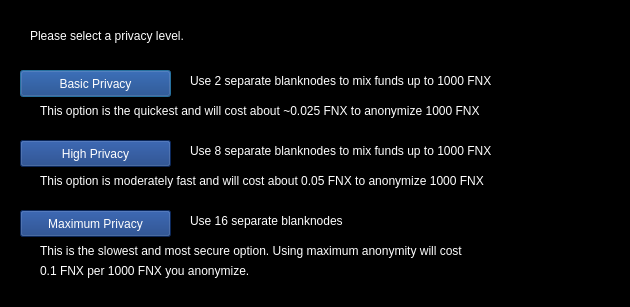
<?xml version="1.0" encoding="UTF-8"?>
<ui version="4.0">
 <class>ZerosendConfig</class>
 <widget class="QDialog" name="ZerosendConfig">
  <property name="geometry">
   <rect>
    <x>0</x>
    <y>0</y>
    <width>630</width>
    <height>307</height>
   </rect>
  </property>
  <property name="windowTitle">
   <string>Configure Zerosend</string>
  </property>
  <property name="styleSheet">
   <string notr="true">color: rgb(255, 255, 255);
background-color: rgb(0, 0, 0);
alternate-background-color: rgb(0, 0, 0);</string>
  </property>
  <widget class="QPushButton" name="buttonBasic">
   <property name="geometry">
    <rect>
     <x>20</x>
     <y>70</y>
     <width>151</width>
     <height>27</height>
    </rect>
   </property>
   <property name="styleSheet">
    <string notr="true">color: rgb(255, 255, 255);
background-color: rgb(15,55,126);
alternate-background-color: rgb(15,55,126);</string>
   </property>
   <property name="text">
    <string>Basic Privacy</string>
   </property>
  </widget>
  <widget class="QPushButton" name="buttonHigh">
   <property name="geometry">
    <rect>
     <x>20</x>
     <y>140</y>
     <width>151</width>
     <height>27</height>
    </rect>
   </property>
   <property name="styleSheet">
    <string notr="true">color: rgb(255, 255, 255);
background-color: rgb(15,55,126);
alternate-background-color: rgb(15,55,126);</string>
   </property>
   <property name="text">
    <string>High Privacy</string>
   </property>
  </widget>
  <widget class="QPushButton" name="buttonMax">
   <property name="geometry">
    <rect>
     <x>20</x>
     <y>210</y>
     <width>151</width>
     <height>27</height>
    </rect>
   </property>
   <property name="styleSheet">
    <string notr="true">color: rgb(255, 255, 255);
background-color: rgb(15,55,126);
alternate-background-color: rgb(15,55,126);</string>
   </property>
   <property name="text">
    <string>Maximum Privacy</string>
   </property>
  </widget>
  <widget class="QLabel" name="label">
   <property name="geometry">
    <rect>
     <x>30</x>
     <y>20</y>
     <width>571</width>
     <height>31</height>
    </rect>
   </property>
   <property name="text">
    <string>Please select a privacy level.</string>
   </property>
  </widget>
  <widget class="QLabel" name="label_2">
   <property name="geometry">
    <rect>
     <x>190</x>
     <y>70</y>
     <width>421</width>
     <height>21</height>
    </rect>
   </property>
   <property name="text">
    <string>Use 2 separate blanknodes to mix funds up to 1000 FNX</string>
   </property>
  </widget>
  <widget class="QLabel" name="label_3">
   <property name="geometry">
    <rect>
     <x>190</x>
     <y>140</y>
     <width>411</width>
     <height>21</height>
    </rect>
   </property>
   <property name="text">
    <string>Use 8 separate blanknodes to mix funds up to 1000 FNX</string>
   </property>
  </widget>
  <widget class="QLabel" name="label_4">
   <property name="geometry">
    <rect>
     <x>190</x>
     <y>210</y>
     <width>421</width>
     <height>21</height>
    </rect>
   </property>
   <property name="text">
    <string>Use 16 separate blanknodes</string>
   </property>
  </widget>
  <widget class="QLabel" name="label_6">
   <property name="geometry">
    <rect>
     <x>40</x>
     <y>100</y>
     <width>561</width>
     <height>21</height>
    </rect>
   </property>
   <property name="text">
    <string>This option is the quickest and will cost about ~0.025 FNX to anonymize 1000 FNX</string>
   </property>
  </widget>
  <widget class="QLabel" name="label_7">
   <property name="geometry">
    <rect>
     <x>40</x>
     <y>170</y>
     <width>561</width>
     <height>21</height>
    </rect>
   </property>
   <property name="text">
    <string>This option is moderately fast and will cost about 0.05 FNX to anonymize 1000 FNX</string>
   </property>
  </widget>
  <widget class="QLabel" name="label_8">
   <property name="geometry">
    <rect>
     <x>40</x>
     <y>240</y>
     <width>561</width>
     <height>21</height>
    </rect>
   </property>
   <property name="text">
    <string>This is the slowest and most secure option. Using maximum anonymity will cost</string>
   </property>
  </widget>
  <widget class="QLabel" name="label_9">
   <property name="geometry">
    <rect>
     <x>40</x>
     <y>260</y>
     <width>561</width>
     <height>21</height>
    </rect>
   </property>
   <property name="text">
    <string>0.1 FNX per 1000 FNX you anonymize.</string>
   </property>
  </widget>
  <widget class="Line" name="line">
   <property name="geometry">
    <rect>
     <x>10</x>
     <y>120</y>
     <width>601</width>
     <height>16</height>
    </rect>
   </property>
   <property name="orientation">
    <enum>Qt::Horizontal</enum>
   </property>
  </widget>
  <widget class="Line" name="line_2">
   <property name="geometry">
    <rect>
     <x>10</x>
     <y>190</y>
     <width>601</width>
     <height>16</height>
    </rect>
   </property>
   <property name="orientation">
    <enum>Qt::Horizontal</enum>
   </property>
  </widget>
 </widget>
 <resources/>
 <connections/>
</ui>
